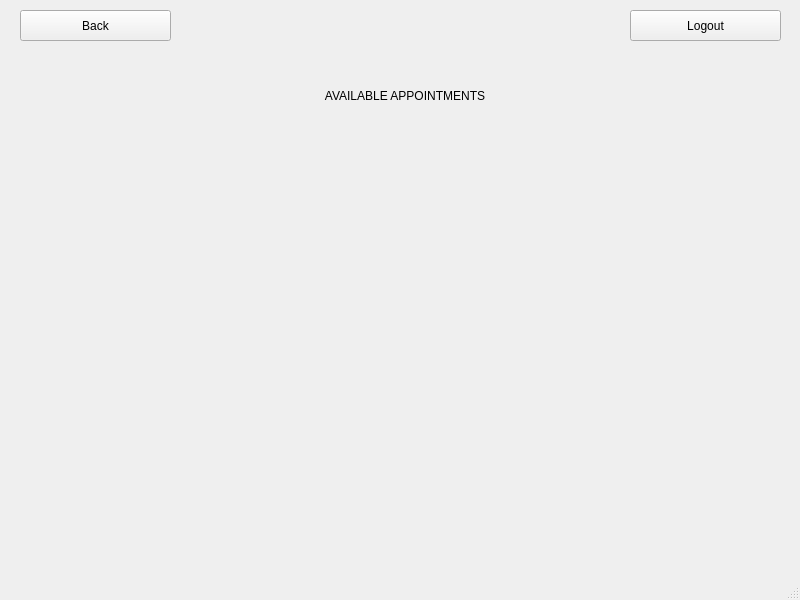
<?xml version="1.0" encoding="UTF-8"?>
<ui version="4.0">
 <class>MainWindow</class>
 <widget class="QMainWindow" name="MainWindow">
  <property name="geometry">
   <rect>
    <x>0</x>
    <y>0</y>
    <width>800</width>
    <height>600</height>
   </rect>
  </property>
  <property name="windowTitle">
   <string>MainWindow</string>
  </property>
  <widget class="QWidget" name="centralwidget">
   <widget class="QStackedWidget" name="stackedWidget">
    <property name="geometry">
     <rect>
      <x>0</x>
      <y>0</y>
      <width>801</width>
      <height>571</height>
     </rect>
    </property>
    <property name="currentIndex">
     <number>8</number>
    </property>
    <widget class="QWidget" name="patientlogin">
     <widget class="QWidget" name="widget" native="true">
      <property name="geometry">
       <rect>
        <x>0</x>
        <y>0</y>
        <width>801</width>
        <height>571</height>
       </rect>
      </property>
      <widget class="QLabel" name="orLabel_2">
       <property name="geometry">
        <rect>
         <x>370</x>
         <y>380</y>
         <width>63</width>
         <height>20</height>
        </rect>
       </property>
       <property name="text">
        <string>or</string>
       </property>
       <property name="alignment">
        <set>Qt::AlignmentFlag::AlignCenter</set>
       </property>
      </widget>
      <widget class="QPushButton" name="Signup_2">
       <property name="geometry">
        <rect>
         <x>330</x>
         <y>410</y>
         <width>151</width>
         <height>41</height>
        </rect>
       </property>
       <property name="text">
        <string>Sign up</string>
       </property>
      </widget>
      <widget class="QLineEdit" name="passwordbox_2">
       <property name="geometry">
        <rect>
         <x>330</x>
         <y>240</y>
         <width>211</width>
         <height>28</height>
        </rect>
       </property>
      </widget>
      <widget class="QLabel" name="PatientLoginLabel">
       <property name="geometry">
        <rect>
         <x>310</x>
         <y>70</y>
         <width>201</width>
         <height>51</height>
        </rect>
       </property>
       <property name="baseSize">
        <size>
         <width>0</width>
         <height>20</height>
        </size>
       </property>
       <property name="text">
        <string>PATIENT LOGIN PAGE</string>
       </property>
       <property name="alignment">
        <set>Qt::AlignmentFlag::AlignCenter</set>
       </property>
      </widget>
      <widget class="QPushButton" name="Signin_2">
       <property name="geometry">
        <rect>
         <x>330</x>
         <y>320</y>
         <width>151</width>
         <height>41</height>
        </rect>
       </property>
       <property name="text">
        <string>Sign in</string>
       </property>
      </widget>
      <widget class="QLabel" name="password_2">
       <property name="geometry">
        <rect>
         <x>220</x>
         <y>250</y>
         <width>91</width>
         <height>20</height>
        </rect>
       </property>
       <property name="text">
        <string>Password</string>
       </property>
      </widget>
      <widget class="QPushButton" name="doctorlogin_2">
       <property name="geometry">
        <rect>
         <x>630</x>
         <y>10</y>
         <width>151</width>
         <height>31</height>
        </rect>
       </property>
       <property name="text">
        <string>Doctor Login</string>
       </property>
      </widget>
      <widget class="QLabel" name="email_2">
       <property name="geometry">
        <rect>
         <x>230</x>
         <y>190</y>
         <width>71</width>
         <height>20</height>
        </rect>
       </property>
       <property name="sizePolicy">
        <sizepolicy hsizetype="Maximum" vsizetype="Fixed">
         <horstretch>14</horstretch>
         <verstretch>0</verstretch>
        </sizepolicy>
       </property>
       <property name="lineWidth">
        <number>1</number>
       </property>
       <property name="text">
        <string>Email</string>
       </property>
       <property name="scaledContents">
        <bool>true</bool>
       </property>
       <property name="alignment">
        <set>Qt::AlignmentFlag::AlignLeading|Qt::AlignmentFlag::AlignLeft|Qt::AlignmentFlag::AlignVCenter</set>
       </property>
       <property name="wordWrap">
        <bool>false</bool>
       </property>
      </widget>
      <widget class="QLineEdit" name="emailbox_2">
       <property name="geometry">
        <rect>
         <x>330</x>
         <y>180</y>
         <width>211</width>
         <height>28</height>
        </rect>
       </property>
      </widget>
     </widget>
    </widget>
    <widget class="QWidget" name="doctorlogin">
     <widget class="QWidget" name="widget_2" native="true">
      <property name="geometry">
       <rect>
        <x>0</x>
        <y>0</y>
        <width>801</width>
        <height>571</height>
       </rect>
      </property>
      <widget class="QLabel" name="password">
       <property name="geometry">
        <rect>
         <x>220</x>
         <y>250</y>
         <width>91</width>
         <height>20</height>
        </rect>
       </property>
       <property name="text">
        <string>Password</string>
       </property>
      </widget>
      <widget class="QLabel" name="DoctorLoginLabel">
       <property name="geometry">
        <rect>
         <x>310</x>
         <y>70</y>
         <width>201</width>
         <height>51</height>
        </rect>
       </property>
       <property name="baseSize">
        <size>
         <width>0</width>
         <height>20</height>
        </size>
       </property>
       <property name="text">
        <string>DOCTOR LOGIN PAGE</string>
       </property>
       <property name="alignment">
        <set>Qt::AlignmentFlag::AlignCenter</set>
       </property>
      </widget>
      <widget class="QPushButton" name="userlogin">
       <property name="geometry">
        <rect>
         <x>630</x>
         <y>10</y>
         <width>151</width>
         <height>31</height>
        </rect>
       </property>
       <property name="text">
        <string>Patient Login</string>
       </property>
      </widget>
      <widget class="QLineEdit" name="passwordbox">
       <property name="geometry">
        <rect>
         <x>330</x>
         <y>240</y>
         <width>211</width>
         <height>28</height>
        </rect>
       </property>
      </widget>
      <widget class="QLineEdit" name="emailbox">
       <property name="geometry">
        <rect>
         <x>330</x>
         <y>180</y>
         <width>211</width>
         <height>28</height>
        </rect>
       </property>
      </widget>
      <widget class="QLabel" name="email">
       <property name="geometry">
        <rect>
         <x>230</x>
         <y>190</y>
         <width>71</width>
         <height>20</height>
        </rect>
       </property>
       <property name="sizePolicy">
        <sizepolicy hsizetype="Maximum" vsizetype="Fixed">
         <horstretch>14</horstretch>
         <verstretch>0</verstretch>
        </sizepolicy>
       </property>
       <property name="lineWidth">
        <number>1</number>
       </property>
       <property name="text">
        <string>Email</string>
       </property>
       <property name="scaledContents">
        <bool>true</bool>
       </property>
       <property name="alignment">
        <set>Qt::AlignmentFlag::AlignLeading|Qt::AlignmentFlag::AlignLeft|Qt::AlignmentFlag::AlignVCenter</set>
       </property>
       <property name="wordWrap">
        <bool>false</bool>
       </property>
      </widget>
      <widget class="QPushButton" name="Signin">
       <property name="geometry">
        <rect>
         <x>330</x>
         <y>320</y>
         <width>151</width>
         <height>41</height>
        </rect>
       </property>
       <property name="text">
        <string>Sign in</string>
       </property>
      </widget>
     </widget>
    </widget>
    <widget class="QWidget" name="patientmain">
     <widget class="QWidget" name="widget_3" native="true">
      <property name="geometry">
       <rect>
        <x>0</x>
        <y>0</y>
        <width>801</width>
        <height>571</height>
       </rect>
      </property>
      <widget class="QPushButton" name="logout_3">
       <property name="geometry">
        <rect>
         <x>630</x>
         <y>10</y>
         <width>151</width>
         <height>31</height>
        </rect>
       </property>
       <property name="text">
        <string>Logout</string>
       </property>
      </widget>
      <widget class="QPushButton" name="showallappt">
       <property name="geometry">
        <rect>
         <x>300</x>
         <y>410</y>
         <width>220</width>
         <height>40</height>
        </rect>
       </property>
       <property name="text">
        <string>Show All Booked Appointments</string>
       </property>
      </widget>
      <widget class="QCalendarWidget" name="patientCalendarWidget">
       <property name="geometry">
        <rect>
         <x>70</x>
         <y>50</y>
         <width>661</width>
         <height>341</height>
        </rect>
       </property>
       <property name="minimumDate">
        <date>
         <year>2024</year>
         <month>11</month>
         <day>1</day>
        </date>
       </property>
       <property name="maximumDate">
        <date>
         <year>2030</year>
         <month>12</month>
         <day>31</day>
        </date>
       </property>
       <property name="gridVisible">
        <bool>false</bool>
       </property>
       <property name="horizontalHeaderFormat">
        <enum>QCalendarWidget::HorizontalHeaderFormat::ShortDayNames</enum>
       </property>
       <property name="verticalHeaderFormat">
        <enum>QCalendarWidget::VerticalHeaderFormat::NoVerticalHeader</enum>
       </property>
      </widget>
     </widget>
    </widget>
    <widget class="QWidget" name="doctormain">
     <widget class="QCalendarWidget" name="doctorCalendarWidget">
      <property name="geometry">
       <rect>
        <x>70</x>
        <y>50</y>
        <width>661</width>
        <height>341</height>
       </rect>
      </property>
      <property name="minimumDate">
       <date>
        <year>2024</year>
        <month>11</month>
        <day>1</day>
       </date>
      </property>
      <property name="maximumDate">
       <date>
        <year>2030</year>
        <month>12</month>
        <day>31</day>
       </date>
      </property>
      <property name="gridVisible">
       <bool>false</bool>
      </property>
      <property name="horizontalHeaderFormat">
       <enum>QCalendarWidget::HorizontalHeaderFormat::ShortDayNames</enum>
      </property>
      <property name="verticalHeaderFormat">
       <enum>QCalendarWidget::VerticalHeaderFormat::NoVerticalHeader</enum>
      </property>
     </widget>
     <widget class="QPushButton" name="logout">
      <property name="geometry">
       <rect>
        <x>630</x>
        <y>10</y>
        <width>151</width>
        <height>31</height>
       </rect>
      </property>
      <property name="text">
       <string>Logout</string>
      </property>
     </widget>
     <widget class="QPushButton" name="todayappt">
      <property name="geometry">
       <rect>
        <x>290</x>
        <y>410</y>
        <width>220</width>
        <height>40</height>
       </rect>
      </property>
      <property name="text">
       <string>Today's Booked Appointments</string>
      </property>
     </widget>
     <zorder>logout</zorder>
     <zorder>todayappt</zorder>
     <zorder>doctorCalendarWidget</zorder>
    </widget>
    <widget class="QWidget" name="patientappointments">
     <widget class="QPushButton" name="backbutton_2">
      <property name="geometry">
       <rect>
        <x>20</x>
        <y>10</y>
        <width>151</width>
        <height>31</height>
       </rect>
      </property>
      <property name="text">
       <string>Back</string>
      </property>
     </widget>
     <widget class="QPushButton" name="logout_4">
      <property name="geometry">
       <rect>
        <x>630</x>
        <y>10</y>
        <width>151</width>
        <height>31</height>
       </rect>
      </property>
      <property name="text">
       <string>Logout</string>
      </property>
     </widget>
     <widget class="QLabel" name="patientappointmentslabel">
      <property name="geometry">
       <rect>
        <x>200</x>
        <y>70</y>
        <width>400</width>
        <height>51</height>
       </rect>
      </property>
      <property name="baseSize">
       <size>
        <width>0</width>
        <height>20</height>
       </size>
      </property>
      <property name="text">
       <string>APPOINTMENTS</string>
      </property>
      <property name="alignment">
       <set>Qt::AlignmentFlag::AlignCenter</set>
      </property>
     </widget>
    </widget>
    <widget class="QWidget" name="doctorappointments">
     <widget class="QPushButton" name="logout_2">
      <property name="geometry">
       <rect>
        <x>630</x>
        <y>10</y>
        <width>151</width>
        <height>31</height>
       </rect>
      </property>
      <property name="text">
       <string>Logout</string>
      </property>
     </widget>
     <widget class="QPushButton" name="backbutton">
      <property name="geometry">
       <rect>
        <x>20</x>
        <y>10</y>
        <width>151</width>
        <height>31</height>
       </rect>
      </property>
      <property name="text">
       <string>Back</string>
      </property>
     </widget>
     <widget class="QLabel" name="doctorappointmentslabel">
      <property name="geometry">
       <rect>
        <x>200</x>
        <y>70</y>
        <width>400</width>
        <height>51</height>
       </rect>
      </property>
      <property name="baseSize">
       <size>
        <width>0</width>
        <height>20</height>
       </size>
      </property>
      <property name="text">
       <string>APPOINTMENTS</string>
      </property>
      <property name="alignment">
       <set>Qt::AlignmentFlag::AlignCenter</set>
      </property>
     </widget>
     <widget class="QPushButton" name="addappointment">
      <property name="geometry">
       <rect>
        <x>450</x>
        <y>10</y>
        <width>151</width>
        <height>31</height>
       </rect>
      </property>
      <property name="text">
       <string>Add Appointment</string>
      </property>
     </widget>
    </widget>
    <widget class="QWidget" name="signup">
     <widget class="QPushButton" name="createaccount">
      <property name="geometry">
       <rect>
        <x>330</x>
        <y>320</y>
        <width>151</width>
        <height>41</height>
       </rect>
      </property>
      <property name="text">
       <string>Create Account</string>
      </property>
     </widget>
     <widget class="QPushButton" name="backtosignin">
      <property name="geometry">
       <rect>
        <x>330</x>
        <y>410</y>
        <width>151</width>
        <height>41</height>
       </rect>
      </property>
      <property name="text">
       <string>Back to Sign in</string>
      </property>
     </widget>
     <widget class="QLabel" name="email_3">
      <property name="geometry">
       <rect>
        <x>230</x>
        <y>160</y>
        <width>71</width>
        <height>20</height>
       </rect>
      </property>
      <property name="sizePolicy">
       <sizepolicy hsizetype="Maximum" vsizetype="Fixed">
        <horstretch>14</horstretch>
        <verstretch>0</verstretch>
       </sizepolicy>
      </property>
      <property name="lineWidth">
       <number>1</number>
      </property>
      <property name="text">
       <string>Email</string>
      </property>
      <property name="scaledContents">
       <bool>true</bool>
      </property>
      <property name="alignment">
       <set>Qt::AlignmentFlag::AlignLeading|Qt::AlignmentFlag::AlignLeft|Qt::AlignmentFlag::AlignVCenter</set>
      </property>
      <property name="wordWrap">
       <bool>false</bool>
      </property>
     </widget>
     <widget class="QLabel" name="password_3">
      <property name="geometry">
       <rect>
        <x>220</x>
        <y>220</y>
        <width>91</width>
        <height>20</height>
       </rect>
      </property>
      <property name="text">
       <string>Password</string>
      </property>
     </widget>
     <widget class="QLabel" name="orLabel_3">
      <property name="geometry">
       <rect>
        <x>370</x>
        <y>380</y>
        <width>63</width>
        <height>20</height>
       </rect>
      </property>
      <property name="text">
       <string>or</string>
      </property>
      <property name="alignment">
       <set>Qt::AlignmentFlag::AlignCenter</set>
      </property>
     </widget>
     <widget class="QLineEdit" name="emailbox_3">
      <property name="geometry">
       <rect>
        <x>330</x>
        <y>150</y>
        <width>211</width>
        <height>28</height>
       </rect>
      </property>
     </widget>
     <widget class="QLabel" name="patientsignuplabel">
      <property name="geometry">
       <rect>
        <x>310</x>
        <y>70</y>
        <width>211</width>
        <height>51</height>
       </rect>
      </property>
      <property name="baseSize">
       <size>
        <width>0</width>
        <height>20</height>
       </size>
      </property>
      <property name="text">
       <string>PATIENT SIGNUP PAGE</string>
      </property>
      <property name="alignment">
       <set>Qt::AlignmentFlag::AlignCenter</set>
      </property>
     </widget>
     <widget class="QLineEdit" name="passwordbox_3">
      <property name="geometry">
       <rect>
        <x>330</x>
        <y>210</y>
        <width>211</width>
        <height>28</height>
       </rect>
      </property>
     </widget>
     <widget class="QLineEdit" name="passwordbox_4">
      <property name="geometry">
       <rect>
        <x>330</x>
        <y>270</y>
        <width>211</width>
        <height>28</height>
       </rect>
      </property>
     </widget>
     <widget class="QLabel" name="confirmpassword">
      <property name="geometry">
       <rect>
        <x>160</x>
        <y>270</y>
        <width>125</width>
        <height>20</height>
       </rect>
      </property>
      <property name="text">
       <string>Confirm Password</string>
      </property>
     </widget>
    </widget>
    <widget class="QWidget" name="successfulsignup">
     <widget class="QLabel" name="accountsuccessful">
      <property name="geometry">
       <rect>
        <x>240</x>
        <y>90</y>
        <width>341</width>
        <height>20</height>
       </rect>
      </property>
      <property name="text">
       <string>ACCOUNT SUCCESSFULLY CREATED</string>
      </property>
      <property name="alignment">
       <set>Qt::AlignmentFlag::AlignCenter</set>
      </property>
     </widget>
     <widget class="QLabel" name="returnlabel">
      <property name="geometry">
       <rect>
        <x>250</x>
        <y>190</y>
        <width>311</width>
        <height>20</height>
       </rect>
      </property>
      <property name="text">
       <string>RETURN TO HOME PAGE TO LOGIN</string>
      </property>
      <property name="alignment">
       <set>Qt::AlignmentFlag::AlignCenter</set>
      </property>
     </widget>
     <widget class="QPushButton" name="backtosignin_2">
      <property name="geometry">
       <rect>
        <x>330</x>
        <y>320</y>
        <width>151</width>
        <height>41</height>
       </rect>
      </property>
      <property name="text">
       <string>Return to Login</string>
      </property>
     </widget>
    </widget>
    <widget class="QWidget" name="patientdateappointment">
     <widget class="QWidget" name="widget_4" native="true">
      <property name="geometry">
       <rect>
        <x>0</x>
        <y>0</y>
        <width>801</width>
        <height>571</height>
       </rect>
      </property>
      <widget class="QPushButton" name="backbutton_3">
       <property name="geometry">
        <rect>
         <x>20</x>
         <y>10</y>
         <width>151</width>
         <height>31</height>
        </rect>
       </property>
       <property name="text">
        <string>Back</string>
       </property>
      </widget>
      <widget class="QPushButton" name="logout_5">
       <property name="geometry">
        <rect>
         <x>630</x>
         <y>10</y>
         <width>151</width>
         <height>31</height>
        </rect>
       </property>
       <property name="text">
        <string>Logout</string>
       </property>
      </widget>
      <widget class="QLabel" name="availableappointmentslabel">
       <property name="geometry">
        <rect>
         <x>130</x>
         <y>70</y>
         <width>550</width>
         <height>51</height>
        </rect>
       </property>
       <property name="baseSize">
        <size>
         <width>0</width>
         <height>20</height>
        </size>
       </property>
       <property name="text">
        <string>AVAILABLE APPOINTMENTS</string>
       </property>
       <property name="alignment">
        <set>Qt::AlignmentFlag::AlignCenter</set>
       </property>
      </widget>
     </widget>
    </widget>
    <widget class="QWidget" name="insertnewappointment">
     <widget class="QWidget" name="widget_5" native="true">
      <property name="geometry">
       <rect>
        <x>0</x>
        <y>0</y>
        <width>801</width>
        <height>571</height>
       </rect>
      </property>
      <widget class="QPushButton" name="backbutton_4">
       <property name="geometry">
        <rect>
         <x>20</x>
         <y>10</y>
         <width>151</width>
         <height>31</height>
        </rect>
       </property>
       <property name="text">
        <string>Back</string>
       </property>
      </widget>
      <widget class="QPushButton" name="logout_6">
       <property name="geometry">
        <rect>
         <x>630</x>
         <y>10</y>
         <width>151</width>
         <height>31</height>
        </rect>
       </property>
       <property name="text">
        <string>Logout</string>
       </property>
      </widget>
      <widget class="QLabel" name="insertlabel">
       <property name="geometry">
        <rect>
         <x>200</x>
         <y>70</y>
         <width>400</width>
         <height>51</height>
        </rect>
       </property>
       <property name="baseSize">
        <size>
         <width>0</width>
         <height>20</height>
        </size>
       </property>
       <property name="text">
        <string>INSERT NEW APPOINTMENT</string>
       </property>
       <property name="alignment">
        <set>Qt::AlignmentFlag::AlignCenter</set>
       </property>
      </widget>
      <widget class="QLabel" name="startingtime">
       <property name="geometry">
        <rect>
         <x>200</x>
         <y>180</y>
         <width>121</width>
         <height>20</height>
        </rect>
       </property>
       <property name="text">
        <string>Starting Time</string>
       </property>
       <property name="alignment">
        <set>Qt::AlignmentFlag::AlignCenter</set>
       </property>
      </widget>
      <widget class="QLabel" name="endingtime">
       <property name="geometry">
        <rect>
         <x>490</x>
         <y>180</y>
         <width>101</width>
         <height>20</height>
        </rect>
       </property>
       <property name="text">
        <string>Ending Time</string>
       </property>
       <property name="alignment">
        <set>Qt::AlignmentFlag::AlignCenter</set>
       </property>
      </widget>
      <widget class="QPushButton" name="addappointment2">
       <property name="geometry">
        <rect>
         <x>320</x>
         <y>300</y>
         <width>151</width>
         <height>31</height>
        </rect>
       </property>
       <property name="text">
        <string>Add Appointment</string>
       </property>
      </widget>
      <widget class="QLabel" name="tolabel">
       <property name="geometry">
        <rect>
         <x>350</x>
         <y>210</y>
         <width>101</width>
         <height>20</height>
        </rect>
       </property>
       <property name="text">
        <string>to</string>
       </property>
       <property name="alignment">
        <set>Qt::AlignmentFlag::AlignCenter</set>
       </property>
      </widget>
      <widget class="QTimeEdit" name="timeEdit_2">
       <property name="geometry">
        <rect>
         <x>467</x>
         <y>210</y>
         <width>151</width>
         <height>29</height>
        </rect>
       </property>
      </widget>
      <widget class="QTimeEdit" name="timeEdit">
       <property name="geometry">
        <rect>
         <x>190</x>
         <y>210</y>
         <width>151</width>
         <height>29</height>
        </rect>
       </property>
      </widget>
     </widget>
    </widget>
    <widget class="QWidget" name="successfulinsert">
     <widget class="QWidget" name="widget_6" native="true">
      <property name="geometry">
       <rect>
        <x>0</x>
        <y>0</y>
        <width>801</width>
        <height>571</height>
       </rect>
      </property>
      <widget class="QLabel" name="returnlabel_2">
       <property name="geometry">
        <rect>
         <x>250</x>
         <y>190</y>
         <width>311</width>
         <height>20</height>
        </rect>
       </property>
       <property name="text">
        <string>RETURN TO THE MAIN PAGE</string>
       </property>
       <property name="alignment">
        <set>Qt::AlignmentFlag::AlignCenter</set>
       </property>
      </widget>
      <widget class="QPushButton" name="backtoappointments">
       <property name="geometry">
        <rect>
         <x>330</x>
         <y>320</y>
         <width>151</width>
         <height>41</height>
        </rect>
       </property>
       <property name="text">
        <string>Return to Appointments</string>
       </property>
      </widget>
      <widget class="QLabel" name="appointmentssuccessful">
       <property name="geometry">
        <rect>
         <x>220</x>
         <y>90</y>
         <width>381</width>
         <height>20</height>
        </rect>
       </property>
       <property name="text">
        <string>APPOINTMENT SUCCESSFULLY CREATED</string>
       </property>
       <property name="alignment">
        <set>Qt::AlignmentFlag::AlignCenter</set>
       </property>
      </widget>
     </widget>
    </widget>
   </widget>
  </widget>
  <widget class="QMenuBar" name="menubar">
   <property name="geometry">
    <rect>
     <x>0</x>
     <y>0</y>
     <width>800</width>
     <height>25</height>
    </rect>
   </property>
  </widget>
  <widget class="QStatusBar" name="statusbar"/>
 </widget>
 <resources/>
 <connections/>
</ui>
